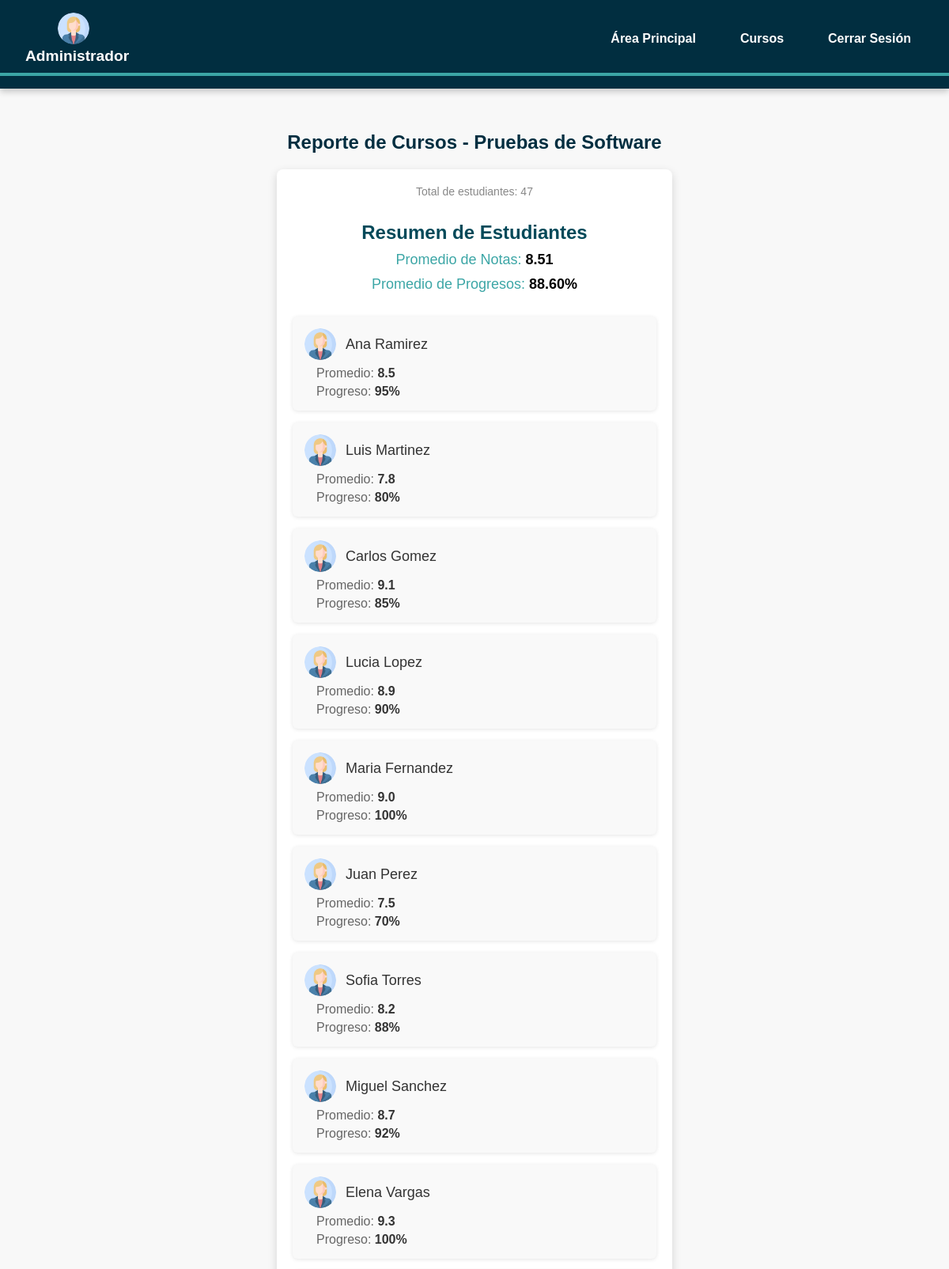
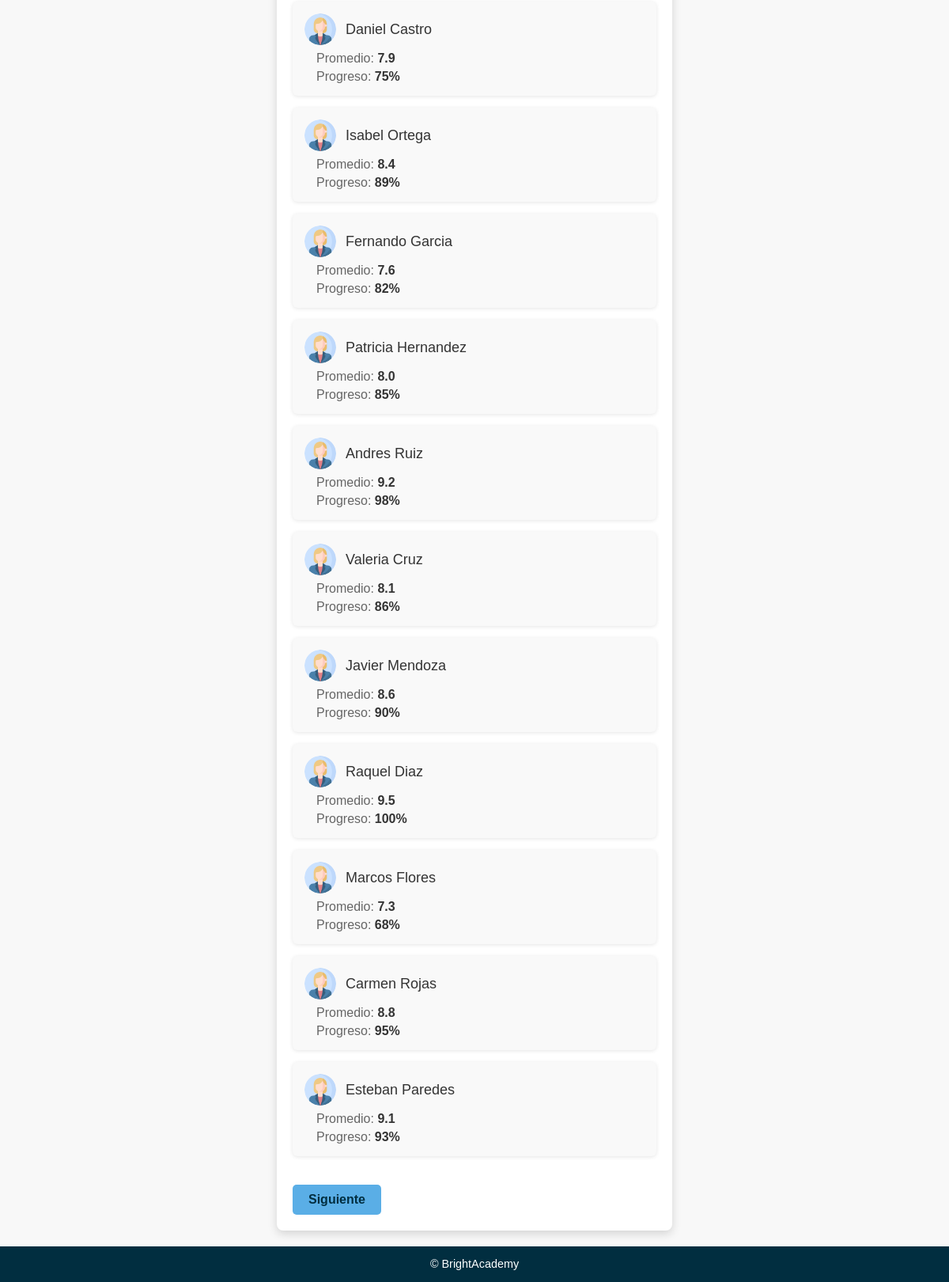
/generar_reportes/reportes_1.php, run on the app's committed database (2 pictures, top to bottom).
### tables this page shows
CREATE TABLE estudiantes_1 (
	id INT AUTO_INCREMENT PRIMARY KEY,
	nombre_estudiante VARCHAR(255) NOT NULL,
	apellido_estudiante VARCHAR(255) NOT NULL,
	promedio_estudiante VARCHAR(255) NOT NULL,
	porcentaje_progreso VARCHAR(255) NOT NULL
);

### mostrar_reportes/mostrar_reportes.php (the view, shortened to what this page needs)
<?php
$server = "localhost";
$user = "root";
$pass = "root";
$db = "BrightAcademy";
$conexion = new mysqli($server, $user, $pass, $db);
$estudiantesPorPagina = 20;
$page = isset($_GET['page']) ? (int)$_GET['page'] : 1;
$offset = ($page - 1) * $estudiantesPorPagina;
$countQuery = "SELECT COUNT(*) as total FROM estudiantes_1";
$countResult = $conexion->query($countQuery);
$totalEstudiantes = $countResult->fetch_assoc()['total'];
$totalPaginas = ceil($totalEstudiantes / $estudiantesPorPagina);
echo '<div class="total-students">Total de estudiantes: ' . $totalEstudiantes . '</div>';
$query = "
    SELECT
        ROUND(AVG(CAST(promedio_estudiante AS DECIMAL(5,2))), 2) AS promedio_promedios,
        ROUND(AVG(CAST(porcentaje_progreso AS DECIMAL(5,2))), 2) AS promedio_progresos
    FROM
        estudiantes_1";
$result = $conexion->query($query);
if ($result) {
    $row = $result->fetch_assoc();
    echo '<div style="padding: 20px; font-family: Arial, sans-serif; color: #3CA6A6;">';
    echo '<h2 style="font-size: 24px; color: #024959;">Resumen de Estudiantes</h2>';
    echo '<p style="font-size: 18px; margin: 10px 0; text-align: center;">Promedio de Notas: <span style="font-weight: bold; color: #000;">' . $row['promedio_promedios'] . '</span></p>';
    echo '<p style="font-size: 18px; margin: 10px 0; text-align: center;">Promedio de Progresos: <span style="font-weight: bold; color: #000;">' . $row['promedio_progresos'] . '%</span></p>';
    echo '</div>';
}
$query = "SELECT nombre_estudiante, apellido_estudiante, promedio_estudiante, porcentaje_progreso
          FROM estudiantes_1
          LIMIT $estudiantesPorPagina OFFSET $offset";
$result = $conexion->query($query);
if ($result->num_rows > 0) {
    while ($row = $result->fetch_assoc()) {
        $nombreCompleto = $row['nombre_estudiante'] . ' ' . $row['apellido_estudiante'];
        $promedio = $row['promedio_estudiante'];
        $progreso = $row['porcentaje_progreso'];
        echo '<div class="student-report">';
        echo '<div class="student-info">';
        echo '<img src="../img/perfil.png" alt="alumno">';
        echo '<h3>' . $nombreCompleto . '</h3>';
        echo '</div>';
        echo '<div class="student-average">Promedio: <span>' . $promedio . '</span></div>';
        echo '<div class="student-progress">Progreso: <span>' . $progreso . '</span></div>';
        echo '</div>';
    }
} else {
    echo '<div class="no-data">No hay datos disponibles.</div>';
}
echo '<div class="pagination">';
if ($page < $totalPaginas) {
    echo '<a class="button-1" href="?page=' . ($page + 1) . '">Siguiente</a>';
}
echo '</div>';
?>

### generar_reportes/reportes_1.php (shortened to what this page needs)
<!DOCTYPE html>
<html lang="en">
<head>
    <link rel="stylesheet" href="../css/menu.css">
    <link rel="stylesheet" href="../css/reportes.css">
</head>
<body>
    <header>
        <div class="container">
            <div>
                <img class="icono" src="../img/perfil.png" alt="Perfil de usuario">
                <p class="nombre">Administrador</p>
            </div>
            <nav class="nav">
                <a href="../main-area-3.html">Área Principal</a>
                <a href="../cursos_admin.php">Cursos</a>
                <a href="../php/logout.php">Cerrar Sesión</a>
            </nav>
        </div>
        <div class="decoration"></div>
    </header>
    <section class="cursos">
        <br><br><br>
        <h2>Reporte de Cursos - Pruebas de Software</h2>
        <div class="report-container">
            <?php include('../mostrar_reportes/mostrar_reportes.php'); ?>
        </div>
    </section>
    <footer>
        <p>&copy; BrightAcademy</p>
    </footer>
</body>
</html>

### css/menu.css (style rules this page uses)
:root { --color-primario: #012E40; --color-secundario: #024959; --color-accento: #3C7499; --color-fondo: #f8f8f8; --color-texto: #FFFFFF; --color-borde: #3CA6A6; --color-boton: #5AAEE6; --color-hover: #94C1FF; --color-nav-hover: #5AAEE6; }
* { margin: 0; padding: 0; box-sizing: border-box; font-family: Arial, sans-serif; }
body { background-color: var(--color-fondo); color: var(--color-primario); }
header { background-color: var(--color-primario); padding: 1em 0; color: var(--color-texto); box-shadow: 0 4px 8px rgba(0, 0, 0, 0.2); }
header .container { display: flex; align-items: center; justify-content: space-between; max-width: 1200px; margin: 0 auto; padding: 0 2em; text-align: center; }
.icono { width: 40px; height: 40px; border-radius: 50%; margin-right: 10px; }
.nombre { font-size: 1.2em; font-weight: bold; }
.nav { display: flex; gap: 1.5em; }
.nav a { color: var(--color-texto); text-decoration: none; font-weight: bold; padding: 0.5em 1em; border-radius: 5px; transition: background-color 0.3s ease; }
.decoration { height: 4px; background-color: var(--color-borde); margin-top: 10px; }
footer { padding: 1em 0; text-align: center; background-color: var(--color-primario); color: var(--color-texto); font-size: 0.9em; }

### css/reportes.css (style rules this page uses)
.cursos h2 { text-align: center; }
.report-container { max-width: 500px; margin: 20px auto; background: #ffffff; padding: 20px; border-radius: 8px; box-shadow: 0 4px 12px rgba(0, 0, 0, 0.15); }
.report-date, .total-students { text-align: center; font-size: 14px; color: #888; margin-bottom: 10px; }
.student-report { background-color: #f9f9f9; border-radius: 6px; padding: 15px; margin-bottom: 15px; box-shadow: 0 1px 5px rgba(0, 0, 0, 0.1); }
.student-info { display: flex; align-items: center; margin-bottom: 8px; }
.student-info img { width: 40px; height: 40px; border-radius: 50%; margin-right: 12px; }
.student-info h3 { margin: 0; font-size: 18px; color: #333; font-weight: 500; }
.student-average, .student-progress { font-size: 16px; color: #666; margin-left: 15px; margin-top: 5px; }
.student-average span, .student-progress span { font-weight: bold; color: #333; }

### mostrar_reportes/mostrar_reportes.php (style rules this page uses)
.pagination { display: flex; justify-content: space-between; margin-top: 20px; }
.button-1 { padding: 10px 20px; margin-top: 1em; background-color: var(--color-boton); color: var(--color-primario); text-decoration: none; border-radius: 5px; font-size: 1em; font-weight: bold; transition: background-color 0.3s ease; }

### data on the page
estudiantes_1: nombreCompleto "Ana Ramirez", promedio_estudiante "8.5", porcentaje_progreso "95%"
estudiantes_1: nombreCompleto "Luis Martinez", promedio_estudiante "7.8", porcentaje_progreso "80%"
estudiantes_1: nombreCompleto "Carlos Gomez", promedio_estudiante "9.1", porcentaje_progreso "85%"
estudiantes_1: nombreCompleto "Lucia Lopez", promedio_estudiante "8.9", porcentaje_progreso "90%"
estudiantes_1: nombreCompleto "Maria Fernandez", promedio_estudiante "9.0", porcentaje_progreso "100%"
estudiantes_1: nombreCompleto "Juan Perez", promedio_estudiante "7.5", porcentaje_progreso "70%"
estudiantes_1: nombreCompleto "Sofia Torres", promedio_estudiante "8.2", porcentaje_progreso "88%"
estudiantes_1: nombreCompleto "Miguel Sanchez", promedio_estudiante "8.7", porcentaje_progreso "92%"
estudiantes_1: nombreCompleto "Elena Vargas", promedio_estudiante "9.3", porcentaje_progreso "100%"
estudiantes_1: nombreCompleto "Daniel Castro", promedio_estudiante "7.9", porcentaje_progreso "75%"
estudiantes_1: nombreCompleto "Isabel Ortega", promedio_estudiante "8.4", porcentaje_progreso "89%"
estudiantes_1: nombreCompleto "Fernando Garcia", promedio_estudiante "7.6", porcentaje_progreso "82%"
estudiantes_1: nombreCompleto "Patricia Hernandez", promedio_estudiante "8.0", porcentaje_progreso "85%"
estudiantes_1: nombreCompleto "Andres Ruiz", promedio_estudiante "9.2", porcentaje_progreso "98%"
estudiantes_1: nombreCompleto "Valeria Cruz", promedio_estudiante "8.1", porcentaje_progreso "86%"
estudiantes_1: nombreCompleto "Javier Mendoza", promedio_estudiante "8.6", porcentaje_progreso "90%"
estudiantes_1: nombreCompleto "Raquel Diaz", promedio_estudiante "9.5", porcentaje_progreso "100%"
estudiantes_1: nombreCompleto "Marcos Flores", promedio_estudiante "7.3", porcentaje_progreso "68%"
estudiantes_1: nombreCompleto "Carmen Rojas", promedio_estudiante "8.8", porcentaje_progreso "95%"
estudiantes_1: nombreCompleto "Esteban Paredes", promedio_estudiante "9.1", porcentaje_progreso "93%"

### other printed values
$totalEstudiantes "47"
$row['promedio_promedios'] "8.51"
$row['promedio_progresos'] "88.60"
